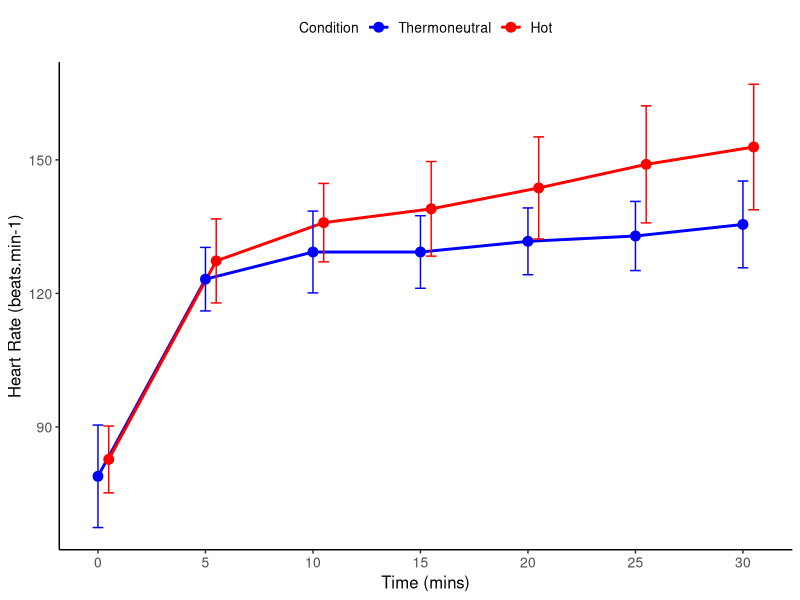
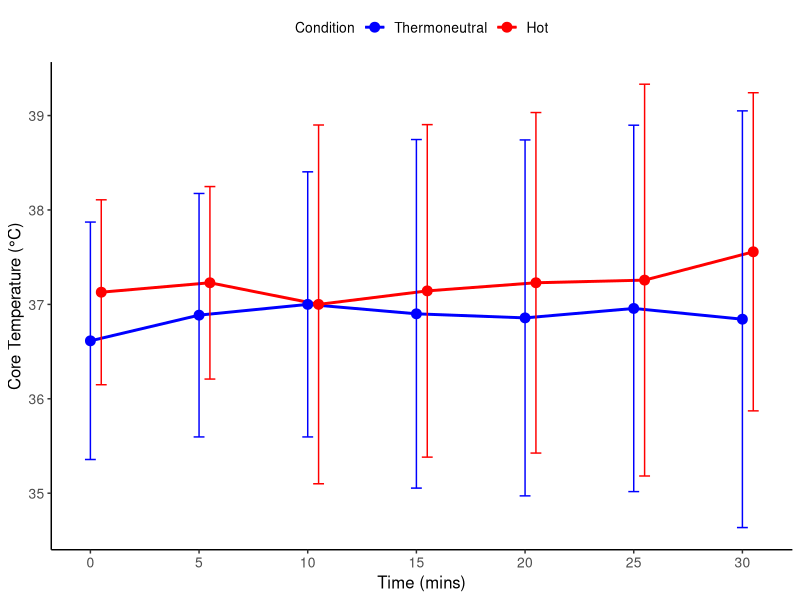
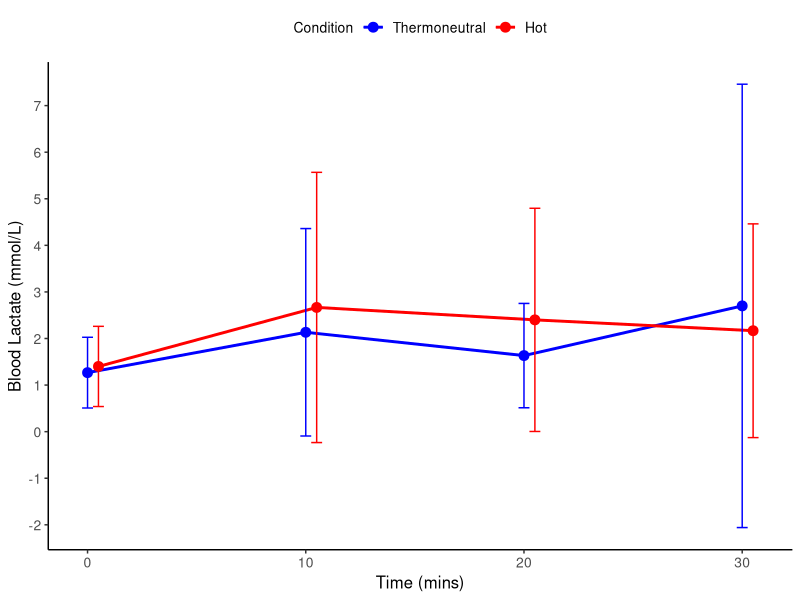
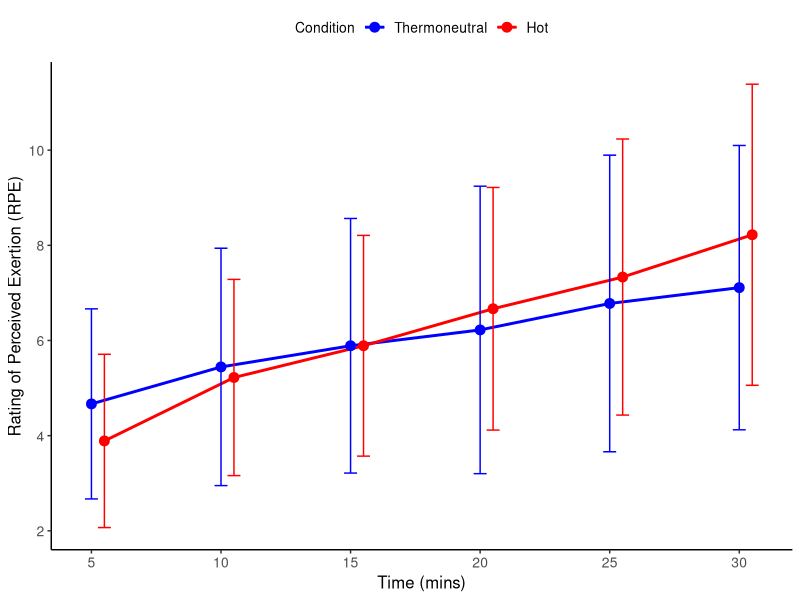
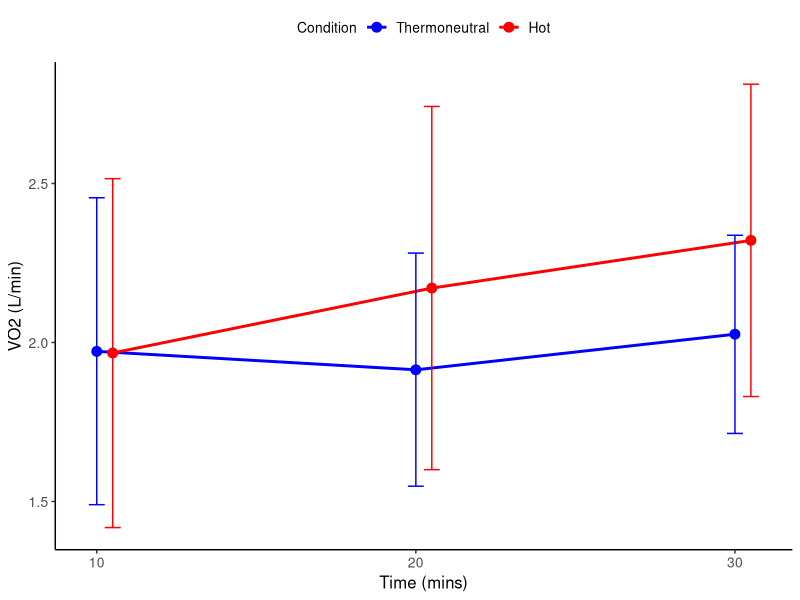
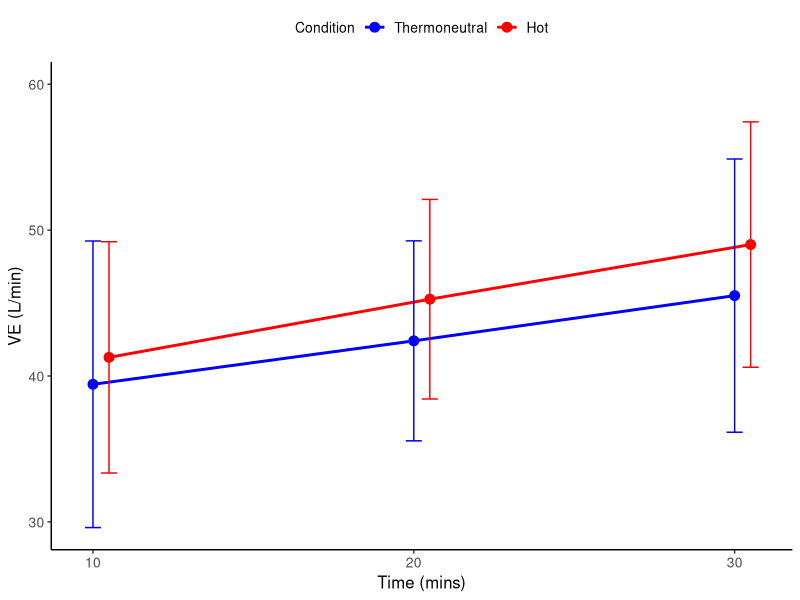
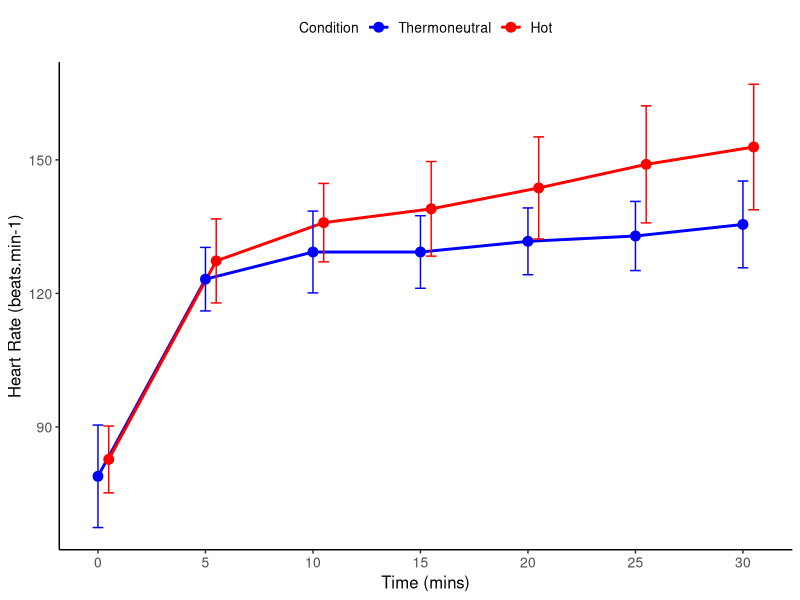
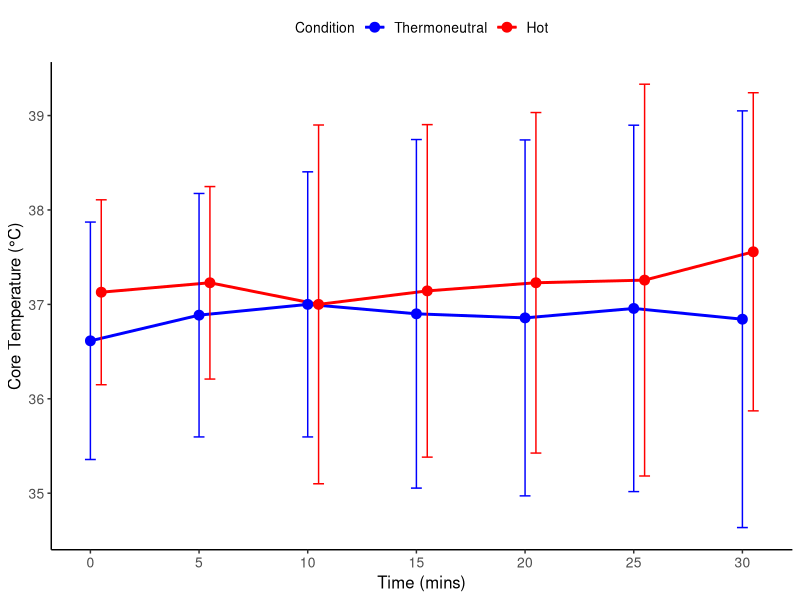

Source code (R) for these figures, in order:
# Load required library
library(ggplot2)

# Create dataframe for Heart Rate with staggered time points for hot condition
hr_data <- data.frame(
  temp = factor(c(1, 1, 1, 1, 1, 1, 1, 2, 2, 2, 2, 2, 2, 2), 
                levels = c(1, 2), 
                labels = c("Thermoneutral", "Hot")),
  time = c(0, 5, 10, 15, 20, 25, 30,
           0.5, 5.5, 10.5, 15.5, 20.5, 25.5, 30.5),
  mean = c(78.9, 123.2, 129.3, 129.3, 131.7, 132.9, 135.5, 
           82.7, 127.3, 135.9, 139, 143.7, 149, 152.9),
  lower_bound = c(67.383, 116.064, 120.101, 121.15, 124.197, 125.133, 125.748, 
                  75.189, 117.857, 127.09, 128.373, 132.234, 135.853, 138.795),
  upper_bound = c(90.417, 130.336, 138.499, 137.45, 139.203, 140.667, 145.252, 
                  90.211, 136.743, 144.71, 149.627, 155.166, 162.147, 167.005)
)

# Create the line graph for Heart Rate with error bars
hr_plot <- ggplot(hr_data, aes(x = time, y = mean, color = temp, group = temp)) +
  geom_line(linewidth = 1) +
  geom_point(size = 3) +
  geom_errorbar(aes(ymin = lower_bound, ymax = upper_bound), 
                width = 0.5, 
                linewidth = 0.5) +
  scale_color_manual(values = c("blue", "red")) +
  scale_x_continuous(breaks = c(0, 5, 10, 15, 20, 25, 30)) +
  labs(x = "Time (mins)", 
       y = "Heart Rate (beats.min-1)", 
       color = "Condition") +
  theme_classic() +
  theme(
    legend.position = "top",
    legend.title = element_text(size = 10),
    legend.text = element_text(size = 10),
    axis.title = element_text(size = 12),
    axis.text = element_text(size = 10),
    panel.grid = element_blank()
  )

# Print the Heart Rate plot
print(hr_plot)

# Save the Heart Rate plot as PDF
ggsave("heart_rate_plot.pdf", 
       hr_plot, 
       width = 12, 
       height = 8, 
       dpi = 300)

# Load required library
library(ggplot2)

# Create dataframe for Core Temperature with staggered time points for hot condition
core_temp_data <- data.frame(
  temp = factor(c(1, 1, 1, 1, 1, 1, 1, 2, 2, 2, 2, 2, 2, 2), 
                levels = c(1, 2), 
                labels = c("Thermoneutral", "Hot")),
  time = c(0, 5, 10, 15, 20, 25, 30,
           0.5, 5.5, 10.5, 15.5, 20.5, 25.5, 30.5),
  mean = c(36.614, 36.886, 37.000, 36.900, 36.857, 36.957, 36.843, 
           37.129, 37.229, 37.000, 37.143, 37.229, 37.257, 37.557),
  lower_bound = c(35.357, 35.596, 35.596, 35.054, 34.972, 35.017, 34.636, 
                  36.149, 36.209, 35.100, 35.382, 35.425, 35.182, 35.872),
  upper_bound = c(37.872, 38.175, 38.404, 38.746, 38.742, 38.898, 39.050, 
                  38.108, 38.248, 38.900, 38.904, 39.032, 39.332, 39.242)
)

# Create the line graph for Core Temperature with error bars
core_temp_plot <- ggplot(core_temp_data, aes(x = time, y = mean, color = temp, group = temp)) +
  geom_line(linewidth = 1) +
  geom_point(size = 3) +
  geom_errorbar(aes(ymin = lower_bound, ymax = upper_bound), 
                width = 0.5, 
                linewidth = 0.5) +
  scale_color_manual(values = c("blue", "red")) +
  scale_x_continuous(breaks = c(0, 5, 10, 15, 20, 25, 30)) +
  labs(x = "Time (mins)", 
       y = "Core Temperature (°C)", 
       color = "Condition") +
  theme_classic() +
  theme(
    legend.position = "top",
    legend.title = element_text(size = 10),
    legend.text = element_text(size = 10),
    axis.title = element_text(size = 12),
    axis.text = element_text(size = 10),
    panel.grid = element_blank()
  )

# Print the Core Temperature plot
print(core_temp_plot)

# Save the Core Temperature plot as PDF
ggsave("core_temperature_plot.pdf", 
       core_temp_plot, 
       width = 12, 
       height = 8, 
       dpi = 300)

# Load required library
library(ggplot2)

# Create dataframe for Blood Lactate with staggered time points for hot condition
blood_lactate_data <- data.frame(
  temp = factor(c(1, 1, 1, 1, 2, 2, 2, 2), 
                levels = c(1, 2), 
                labels = c("Thermoneutral", "Hot")),
  time = c(0, 10, 20, 30,
           0.5, 10.5, 20.5, 30.5),
  mean = c(1.267, 2.133, 1.633, 2.700, 
           1.400, 2.667, 2.400, 2.167),
  lower_bound = c(0.508, -0.093, 0.513, -2.059, 
                  0.539, -0.234, 0.004, -0.128),
  upper_bound = c(2.026, 4.360, 2.753, 7.459, 
                  2.261, 5.567, 4.796, 4.461)
)

# Create the line graph for Blood Lactate with error bars
blood_lactate_plot <- ggplot(blood_lactate_data, aes(x = time, y = mean, color = temp, group = temp)) +
  geom_line(linewidth = 1) +
  geom_point(size = 3) +
  geom_errorbar(aes(ymin = lower_bound, ymax = upper_bound), 
                width = 0.5, 
                linewidth = 0.5) +
  scale_color_manual(values = c("blue", "red")) +
  scale_x_continuous(breaks = c(0, 10, 20, 30)) +
  scale_y_continuous(breaks = seq(-3, 8, by = 1.0)) +  # Y-axis from -3 to 8 in increments of 1.0
  labs(x = "Time (mins)", 
       y = "Blood Lactate (mmol/L)", 
       color = "Condition") +
  theme_classic() +
  theme(
    legend.position = "top",
    legend.title = element_text(size = 10),
    legend.text = element_text(size = 10),
    axis.title = element_text(size = 12),
    axis.text = element_text(size = 10),
    panel.grid = element_blank()
  )

# Print the Blood Lactate plot
print(blood_lactate_plot)

# Save the Blood Lactate plot as PDF
ggsave("blood_lactate_plot.pdf", 
       blood_lactate_plot, 
       width = 12, 
       height = 8, 
       dpi = 300)

# Load required library
library(ggplot2)

# Create dataframe for Rating of Perceived Exertion (RPE) with staggered time points for hot condition
rpe_data <- data.frame(
  temp = factor(c(1, 1, 1, 1, 1, 1, 2, 2, 2, 2, 2, 2), 
                levels = c(1, 2), 
                labels = c("Thermoneutral", "Hot")),
  time = c(5, 10, 15, 20, 25, 30,
           5.5, 10.5, 15.5, 20.5, 25.5, 30.5),
  mean = c(4.667, 5.444, 5.889, 6.222, 6.778, 7.111, 
           3.889, 5.222, 5.889, 6.667, 7.333, 8.222),
  lower_bound = c(2.670, 2.950, 3.214, 3.201, 3.661, 4.123, 
                  2.068, 3.160, 3.569, 4.117, 4.432, 5.058),
  upper_bound = c(6.664, 7.939, 8.564, 9.243, 9.895, 10.099, 
                  5.710, 7.284, 8.209, 9.216, 10.235, 11.386)
)

# Create the line graph for RPE with error bars
rpe_plot <- ggplot(rpe_data, aes(x = time, y = mean, color = temp, group = temp)) +
  geom_line(linewidth = 1) +
  geom_point(size = 3) +
  geom_errorbar(aes(ymin = lower_bound, ymax = upper_bound), 
                width = 0.5, 
                linewidth = 0.5) +
  scale_color_manual(values = c("blue", "red")) +
  scale_x_continuous(breaks = c(5, 10, 15, 20, 25, 30)) +
  scale_y_continuous(breaks = seq(0, 12, by = 2)) +  # Y-axis in increments of 2
  labs(x = "Time (mins)", 
       y = "Rating of Perceived Exertion (RPE)", 
       color = "Condition") +
  theme_classic() +
  theme(
    legend.position = "top",
    legend.title = element_text(size = 10),
    legend.text = element_text(size = 10),
    axis.title = element_text(size = 12),
    axis.text = element_text(size = 10),
    panel.grid = element_blank()
  )

# Print the RPE plot
print(rpe_plot)

# Save the RPE plot as PDF
ggsave("rpe_plot.pdf", 
       rpe_plot, 
       width = 12, 
       height = 8, 
       dpi = 300)

# Load required library
library(ggplot2)

# Create dataframe for VO2 with staggered time points for hot condition
vo2_data <- data.frame(
  temp = factor(c(1, 1, 1, 2, 2, 2), 
                levels = c(1, 2), 
                labels = c("Thermoneutral", "Hot")),
  time = c(10, 20, 30,
           10.5, 20.5, 30.5),
  mean = c(1.972, 1.914, 2.026,
           1.967, 2.171, 2.321),
  lower_bound = c(1.490, 1.548, 1.714,
                  1.418, 1.600, 1.830),
  upper_bound = c(2.455, 2.281, 2.337,
                  2.515, 2.742, 2.812)
)

# Create the line graph for VO2 with error bars
vo2_plot <- ggplot(vo2_data, aes(x = time, y = mean, color = temp, group = temp)) +
  geom_line(linewidth = 1) +
  geom_point(size = 3) +
  geom_errorbar(aes(ymin = lower_bound, ymax = upper_bound), 
                width = 0.5, 
                linewidth = 0.5) +
  scale_color_manual(values = c("blue", "red")) +
  scale_x_continuous(breaks = c(10, 20, 30)) +
  scale_y_continuous(breaks = seq(1, 3, by = 0.5)) +  # Y-axis in increments of 0.5
  labs(x = "Time (mins)", 
       y = "VO2 (L/min)",  # Adjusted to avoid subscript issue
       color = "Condition") +
  theme_classic() +
  theme(
    legend.position = "top",
    legend.title = element_text(size = 10),
    legend.text = element_text(size = 10),
    axis.title = element_text(size = 12),
    axis.text = element_text(size = 10),
    panel.grid = element_blank()
  )

# Print the VO2 plot
print(vo2_plot)

# Save the VO2 plot as PDF
ggsave("vo2_plot.pdf", 
       vo2_plot, 
       width = 12, 
       height = 8, 
       dpi = 300)

# Load required library
library(ggplot2)

# Create dataframe for VE with staggered time points for hot condition
ve_data <- data.frame(
  temp = factor(c(1, 1, 1, 2, 2, 2), 
                levels = c(1, 2), 
                labels = c("Thermoneutral", "Hot")),
  time = c(10, 20, 30,
           10.5, 20.5, 30.5),
  mean = c(39.433, 42.411, 45.511,
           41.278, 45.267, 49.011),
  lower_bound = c(29.613, 35.558, 36.147,
                  33.353, 38.426, 40.602),
  upper_bound = c(49.254, 49.265, 54.875,
                  49.203, 52.107, 57.420)
)

# Create the line graph for VE with error bars
ve_plot <- ggplot(ve_data, aes(x = time, y = mean, color = temp, group = temp)) +
  geom_line(linewidth = 1) +
  geom_point(size = 3) +
  geom_errorbar(aes(ymin = lower_bound, ymax = upper_bound), 
                width = 0.5, 
                linewidth = 0.5) +
  scale_color_manual(values = c("blue", "red")) +
  scale_x_continuous(breaks = c(10, 20, 30)) +
  scale_y_continuous(limits = c(NA, 60), breaks = seq(0, 60, by = 10)) +  # Updated y-axis to extend to 60
  labs(x = "Time (mins)", 
       y = "VE (L/min)", 
       color = "Condition") +
  theme_classic() +
  theme(
    legend.position = "top",
    legend.title = element_text(size = 10),
    legend.text = element_text(size = 10),
    axis.title = element_text(size = 12),
    axis.text = element_text(size = 10),
    panel.grid = element_blank()
  )

# Print the VE plot
print(ve_plot)

# Save the VE plot as PDF
ggsave("ve_plot.pdf", 
       ve_plot, 
       width = 12, 
       height = 8, 
       dpi = 300)